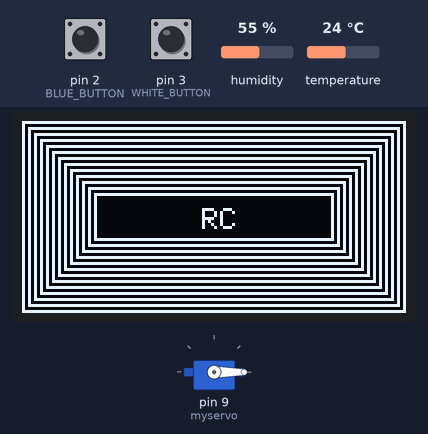
Simulated run of this sketch. Board: Arduino Uno, built with avr-gcc and run on an emulated ATmega328P. Shown: 128×64 one-colour display, servo. Inputs (shaded band) come from the test bench; at power-on: pin 2 (BLUE_BUTTON) HIGH, pin 3 (WHITE_BUTTON) HIGH, humidity 55 %, temperature 24 °C. The local clock reads 2024-03-15 10:24:30 at power-on unless the sketch sets it; the sensor or clock chip raises its interrupt line as the real part does.

Above: at 2.5 s.
At 5.6 s:
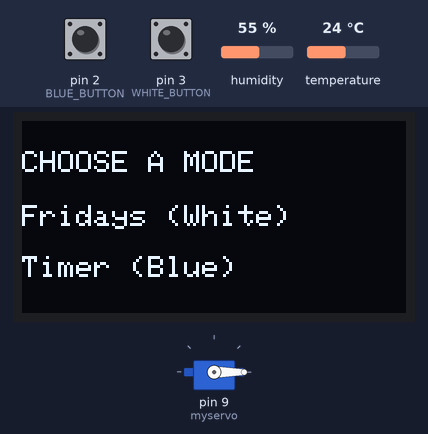
5.7 s: pin 2 (BLUE_BUTTON) pulled LOW for 1 s
At 6.9 s:
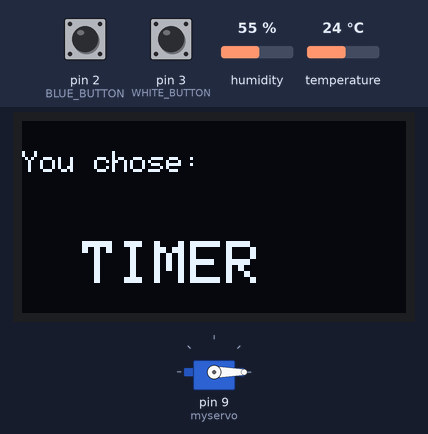
9.7 s: pin 2 (BLUE_BUTTON) pulled LOW for 3.2 s
At 15.0 s:
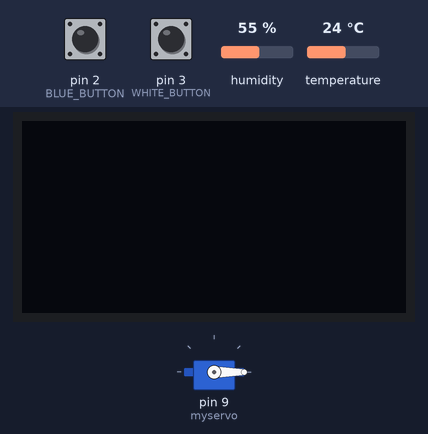
16.1 s: pin 2 (BLUE_BUTTON) pulled LOW for 0.15 s
Timing chart, 0 to 19.1 s (numbered marks = the images above; inputs shaded):
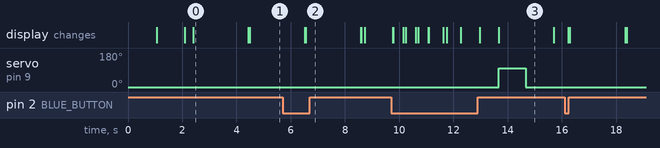

Measured:
- after the input at 5.7 s, the display: first changes after 0.82 s (image 2 shows a later state)
- after the input at 9.7 s, servo on pin 9 (myservo): 0° → 100° after 4.0 s, → 0° 1.0 s later
- what the display in image 0 shows lasts 2.0 s, from 2.4 s to 4.4 s

The sketch:

Sketch_11.ino
```cpp
#include <stdlib.h>
/*************************************************************************/

#include "DHT.h"

#define DHTPIN 5     // Digital pin connected to the DHT sensor

#define DHTTYPE DHT11
DHT dht(DHTPIN, DHTTYPE);

/**************************************************************************/
//************************* OLED ******************************************
#include <SPI.h>
#include <Wire.h>
#include <Adafruit_GFX.h>
#include <Adafruit_SSD1306.h>

#define SCREEN_WIDTH 128 // OLED display width, in pixels
#define SCREEN_HEIGHT 64 // OLED display height, in pixels

// Declaration for an SSD1306 display connected to I2C (SDA, SCL pins)
// The pins for I2C are defined by the Wire-library.
// On an arduino UNO:       A4(SDA), A5(SCL)
#define OLED_RESET     4 // Reset pin # (or -1 if sharing Arduino reset pin)
#define SCREEN_ADDRESS 0x3C ///< See datasheet for Address; 0x3D for 128x64, 0x3C for 128x32
#define DISPLAY_TIME 2000
Adafruit_SSD1306 display(SCREEN_WIDTH, SCREEN_HEIGHT, &Wire, OLED_RESET);


/**************************************************************************/

#include <RTClib.h>

RTC_DS3231 rtc;

// the pin that is connected to SQW of DS3231
#define CLOCK_INTERRUPT_PIN 3
char weekDay[][4] = {"Sun", "Mon", "Tue", "Wed", "Thu", "Fri", "Sat" };
/**************************************************************************/


#include <Servo.h>

Servo myservo;  // create servo object to control a servo


////////////////////////////////////////////////////////////////////////////////////////////////////////////////////////////
// ************************* SETUP **************************************************** SETUP ******************************
////////////////////////////////////////////////////////////////////////////////////////////////////////////////////////////
#define FRIDAY_HOUR 17
const byte interruptPin = 2;
bool sw1=0;
byte menuLevel = 0;
byte programMode = 0;
uint8_t timerTarget[3];
#define BLUE_BUTTON     2
#define WHITE_BUTTON    3

void setup()
{
  Serial.begin(9600);
  //Begin I2C
  Wire.begin();
  //Begin OLED
  if(!display.begin(SSD1306_SWITCHCAPVCC, SCREEN_ADDRESS)) {
    Serial.println(F("SSD1306 allocation failed"));
    for(;;); // Don't proceed, loop forever
  }
  //Begin humidity sensor
  dht.begin();

  openDoor();

  //BLUE (Interrupt)
  pinMode(interruptPin, INPUT_PULLUP);
  attachInterrupt(digitalPinToInterrupt(interruptPin), awake, FALLING );
  //WHITE
  pinMode(WHITE_BUTTON, INPUT_PULLUP);

  //********************* initializing the rtc ********************
  if(!rtc.begin()) {
      Serial.println("Couldn't find RTC!");
      Serial.flush();
      abort();
  }

  /*Uncomment block below to set time when power loss
  if(rtc.lostPower()) {
      // this will adjust to the date and time at compilation
      rtc.adjust(DateTime(F(__DATE__), F(__TIME__)));
  }*/

  //we don't need the 32K Pin, so disable it
  rtc.disable32K();
  // stop oscillating signals at SQW Pin
  rtc.writeSqwPinMode(DS3231_OFF);

  // ***************** OLED WELCOME**********************
    char txt1[10] = "RC";

  DisplayText(60, 29, txt1, 4, DISPLAY_TIME/2, 1, false);
  //testdrawbitmap(DISPLAY_TIME);
  testdrawrect();
}

//***************** OLED+Temp **************************
void DisplayTempAndHumidity()
{
  // Reading temperature or humidity takes about 250 milliseconds!
  // Sensor readings may also be up to 2 seconds 'old' (its a very slow sensor)
  float h = dht.readHumidity();
  // Read temperature as Celsius (the default)
  float t = dht.readTemperature();

  char h_str[8]; // Buffer big enough for 7-character float
  dtostrf(h, 6, 2, h_str); // Leave room for too large numbers!

  DisplayText(0, 10, "Humidity", 5, 0, 2, false);
  DisplayText(0,40, h_str, 5, 0, 2, true);
  DisplayText(80,40, " %", 5, DISPLAY_TIME, 2, true);

  char t_str[8]; // Buffer big enough for 7-character float
  dtostrf(t, 6, 2, t_str); // Leave room for too large numbers!

  DisplayText(0, 10, "Temp", 5, 0, 2, false);
  DisplayText(0,40, t_str, 5, 0, 2, true);
  DisplayText(80,40, " C", 5, DISPLAY_TIME, 2, true);

}

void DisplayText(int16_t curX, int16_t curY, char* text, uint8_t textLen, unsigned long displayTime, uint8_t textSize, bool holdPrevious)
{

  if(!holdPrevious)
    display.clearDisplay();
  display.setTextSize(textSize);
  display.setTextColor(SSD1306_WHITE);
  display.setCursor(curX,curY);
  display.print(text);
  display.display();
  delay(displayTime);
}

void testdrawrect() {

  for(int16_t i=0; i<display.height()/2-6; i+=2) {
    display.drawRect(i, i, display.width()-2*i, display.height()-2*i, SSD1306_WHITE);
    display.display(); // Update screen with each newly-drawn rectangle
    delay(1);
  }

  delay(2000);
}
//******************************************************


//******************* OLED+RTC ******************************
void DisplayDateAndTime()
{
  // print current time
  char timeStr[10] = "hh:mm AP";
  char dateStr[10] = "DD/MMM/YY";
  uint8_t day;
  rtc.now().toString(timeStr);
  rtc.now().toString(dateStr);
  day = rtc.now().dayOfTheWeek();
  DisplayText(0, 10, dateStr, 9, 0, 2, false);
  DisplayText(0, 40, weekDay[day], 3, 0, 2, true);
  DisplayText(60, 47, timeStr, 5, DISPLAY_TIME, 1, true);
}
void DisplayOpeningDate()
{
  if(programMode==1)
  {

  }
  else if(programMode==2)
  {
    uint8_t day,hr,mins,rem_days,rem_hrs,rem_mins;
    char buff[9];
    day = rtc.now().dayOfTheWeek();
    hr = rtc.now().hour();
    mins = rtc.now().minute();
    if(day<5&&day!=0)
    {
      rem_days = 5-day;
      if(hr>FRIDAY_HOUR) //To compensate hours for days
      {
        rem_hrs=24+FRIDAY_HOUR-hr-1; //-1hr since we are substracting 60 - mins
        rem_days--;
      }
      else
        rem_hrs=FRIDAY_HOUR-hr-1;

      rem_mins = 60-mins;
      DisplayText(0, 10, "Time left:", 0, 0, 2, false);
      sprintf_P(buff, (PGM_P)F("%02d days %02d hrs %02d min"), rem_days, rem_hrs, rem_mins);
      DisplayText(0, 40, buff, 0, 2*DISPLAY_TIME, 1, true);
    }
  }
}
//******************************************************


//******************* SERVO ****************************

void openDoor()
{
  myservo.attach(9);
  myservo.write(0);
  delay(1000);
  myservo.detach();
}

void closeDoor()
{
  myservo.attach(9);
  myservo.write(100);
  delay(1000);
  myservo.detach();
}
//******************************************************

//******************* INTERRUPTS ****************************
void awake()
{
  sw1 = !sw1;
}
//***********************************************************

//************************ MENUS ****************************
void menu0()
{
  DisplayText(0, 10, "CHOOSE A MODE", 5, 0, 1, false);
  DisplayText(0, 28, "Fridays (White)", 5, 0, 1, true);
  DisplayText(0, 45, "Timer (Blue)", 5, DISPLAY_TIME, 1, true);
  bool blue=0, white=0;
  while(menuLevel==0)
  {
    blue = digitalRead(BLUE_BUTTON);
    white = digitalRead(WHITE_BUTTON);
    if(!blue)
    {
      menuLevel = 1;
      programMode = 1;
      DisplayText(0, 10, "You chose:", 5, 0, 1, false);
      DisplayText(20, 40, "TIMER", 5, DISPLAY_TIME, 2, true);

    }
    else if(!white)
    {
      menuLevel = 2;
      programMode = 2;
      DisplayText(0, 10, "You chose:", 5, 0, 1, false);
      DisplayText(20, 40, "FRIDAYS", 5, DISPLAY_TIME, 2, true);
    }
  }
  display.clearDisplay();
  display.display();

}

void menu1() //Program mode 1: Timer -> Set timer
{
  bool okFlag=1; //Normally open button, 1 = not pushed, 0 = pushed
  bool increment=0;
  char buff[9];
  DisplayText(20, 10, "TIMER", 5, 100, 2, false);
  DisplayText(0, 47, "Set timer", 5, DISPLAY_TIME/2, 1, true);

  for(uint8_t i = 0; i<3;i++)
  {
    timerTarget[i] = 0;
  }


  DisplayText(20, 10, "DAYS:", 5, 0, 2, false);
  DisplayText(20, 40, "00", 5, 0, 2, true);
  while(okFlag==1)
  {
    delay(350);
    increment=!digitalRead(WHITE_BUTTON);
    okFlag=digitalRead(BLUE_BUTTON);

    if(increment)
      timerTarget[0]++;
    sprintf_P(buff, (PGM_P)F("%02d"), timerTarget[0]);
    DisplayText(20, 10, "DAYS:", 5, 0, 2, false);
    DisplayText(20, 40, buff, 5, 0, 2, true);

  }
  okFlag=1;
  DisplayText(20, 10, "HOURS:", 5, 0, 2, false);
  DisplayText(20, 40, "00", 5, 0, 2, true);
  while(okFlag==1)
  {
    delay(350);
    increment=!digitalRead(WHITE_BUTTON);
    okFlag=digitalRead(BLUE_BUTTON);

    if(increment)
    {
      if(timerTarget[1]<24)
        timerTarget[1]++;
      else
        timerTarget[1]=0;
    }
    sprintf_P(buff, (PGM_P)F("%02d"), timerTarget[1]);
    DisplayText(20, 10, "HOURS:", 5, 0, 2, false);
    DisplayText(20, 40, buff, 5, 0, 2, true);

  }
  okFlag=1;
  DisplayText(20, 10, "MINUTES:", 5, 0, 2, false);
  DisplayText(20, 40, "00", 5, 0, 2, true);
  while(okFlag==1)
  {
    delay(350);
    increment=!digitalRead(WHITE_BUTTON);
    okFlag=digitalRead(BLUE_BUTTON);

    if(increment)
    {
      if(timerTarget[2]<60)
        timerTarget[2]++;
      else
        timerTarget[2]=0;
    }
    sprintf_P(buff, (PGM_P)F("%02d"), timerTarget[2]);
    DisplayText(20, 10, "MINUTES:", 5, 0, 2, false);
    DisplayText(20, 40, buff, 5, 0, 2, true);
  }
  delay(500);
  DisplayText(20, 10, "TIMER", 5, 100, 2, false);
  DisplayText(0, 47, "Is door closed?", 5, 0, 1, true);
  bool blue=1;
  while(blue)
  {
    blue = digitalRead(BLUE_BUTTON);
  }
  delay(500);
  DisplayText(0, 10, "OK", 5, DISPLAY_TIME/3, 1, false);
  DisplayText(15, 20, "Bye", 5, DISPLAY_TIME/3, 1, false);
  display.clearDisplay();
  display.display();
  closeDoor();
  menuLevel = 3; //Menu = 3 -> door closed, 4 -> door open
  rtc.clearAlarm(1);
  rtc.setAlarm1(rtc.now() + TimeSpan((uint16_t)timerTarget[0],timerTarget[1],timerTarget[2],0),DS3231_A1_Date);
}


void menu2() //Program mode 2: Fridays -> Confirm, check door
{
  DisplayText(20, 10, "FRIDAYS", 5, 100, 2, false);
  DisplayText(0, 47, "Is door closed?", 5, 0, 1, true);
  bool blue=1;
  while(blue)
  {
    blue = digitalRead(BLUE_BUTTON);
  }
  delay(500);
  DisplayText(0, 10, "OK", 5, DISPLAY_TIME/3, 1, false);
  DisplayText(15, 20, "Opens on friday", 5, DISPLAY_TIME/3, 1, false);
  display.clearDisplay();
  display.display();
  closeDoor();
  menuLevel = 3; //Menu = 3 -> door closed, 4 -> door open
}

void checkTimer()
{
  if(rtc.alarmFired(1))
  {
    openDoor();
    programMode=0;
    menuLevel=4;
  }
}

//************************ MENUS ****************************

void loop() {
  //Menu 1: Timer(blue) Weekend(white)
  if(menuLevel==0) //MENU Select Mode
    menu0();
  if(menuLevel==1) //MENU Program mode 1: Timer -> Set timer
    menu1();
  if(menuLevel==2) //MENU Program mode 2: Fridays -> Confirm, check door
    menu2();

  if(programMode==1)
      checkTimer();


  if(sw1) //To awake screen
  {
    for(int i=0; i<2; i++)
    {
      if(menuLevel==3) //Door closed
        DisplayOpeningDate();
      else if(menuLevel==4)
        DisplayText(0, 47, "OPEN", 5, 500, 2, false);
      DisplayDateAndTime();
      DisplayTempAndHumidity();
    }
    sw1=!sw1;
    display.clearDisplay();
    display.display();
  }


}
```
